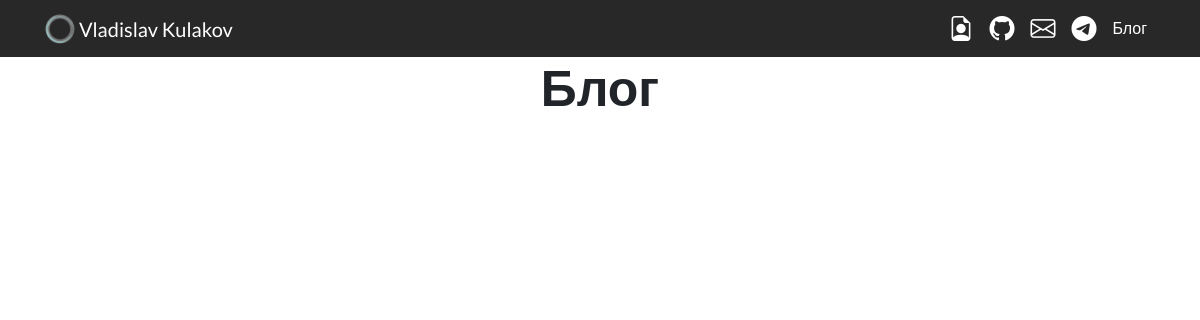
/blog/, run on an earlier commit of the app's database.
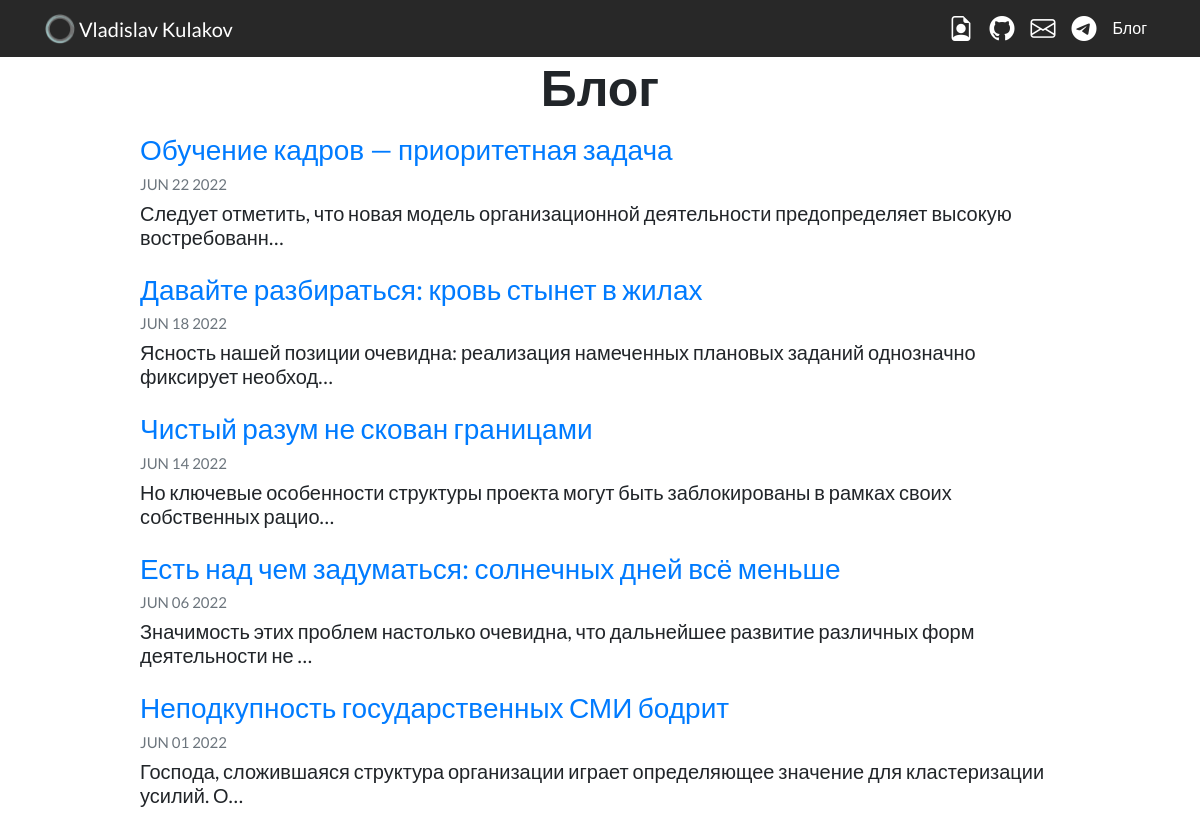
And on a later commit of the database.
### blog/models.py (models this page shows, shortened)
class Blog(models.Model):
    title = models.CharField(max_length=200)
    description = models.TextField()
    date = models.DateField()

### blog/views.py (the view)
# urls.py: path('', views.all_blogs, name='all_blogs'),
def all_blogs(request):
    blogs = Blog.objects.order_by('-date')  # order_by - сортировка отображения, в данном случае по дате
    return render(request, 'blog/all_blogs.html', {'blogs': blogs})

### blog/templates/blog/all_blogs.html
{% extends 'portfolio/base.html' %}
{% block content %}
{% load static %}
<h1 id="blogtitle" class="font-weight-bold text-center" style="font-size:50px">Блог</h1>
{% for blog in blogs %}
<div class="row justify-content-center my-3">
    <div class="col-md-10">
        <a href="{% url 'blog:detail' blog.id %}">
            <h2 style="font-size:28px">{{ blog.title }}</h2>
        </a>
        <h5 class="text-muted" style="font-size:15px">{{ blog.date|date:'M d Y'|upper }}</h5>
        <h4 style="font-size:20px">{{ blog.description|striptags|truncatechars:100 }}</h4>
    </div>
</div>
{% endfor %}
{% endblock %}

What changed in the data, as far as the page shows it:
added Blog: title "Обучение кадров — приоритетная задача", date "JUN 22 2022", description "Следует отметить, что новая модель организационной деятельности предопределяет высокую востребованн…"
added Blog: title "Давайте разбираться: кровь стынет в жилах", date "JUN 18 2022", description "Ясность нашей позиции очевидна: реализация намеченных плановых заданий однозначно фиксирует необход…"
added Blog: title "Чистый разум не скован границами", date "JUN 14 2022", description "Но ключевые особенности структуры проекта могут быть заблокированы в рамках своих собственных рацио…"
added Blog: title "Есть над чем задуматься: солнечных дней всё меньше", date "JUN 06 2022", description "Значимость этих проблем настолько очевидна, что дальнейшее развитие различных форм деятельности не …"
added Blog: title "Неподкупность государственных СМИ бодрит", date "JUN 01 2022", description "Господа, сложившаяся структура организации играет определяющее значение для кластеризации усилий. О…"
